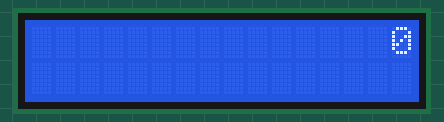
Simulated run of this program. Board: Raspberry Pi Pico running MicroPython. On the bench: 16×2 character LCD.

Above: at 0.1 s.
At 1.1 s:
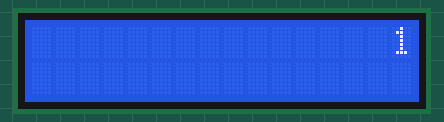
At 2.1 s:
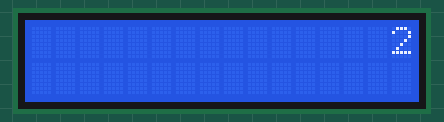
At 4.1 s:
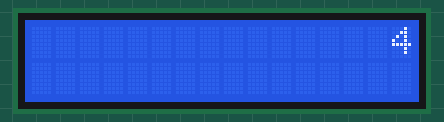
At 6.2 s:
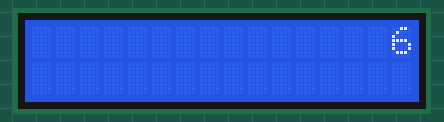
At 9.2 s:
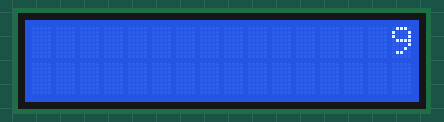

Measured:
- by itself, everything shown: repeats every 10.1 s, in 20 steps
- what the display in image 0 shows lasts 1.0 s, from 0.0 s to 1.0 s

The program:

05_ejemplo_04_mensaje_lcd_contador.py
```python
from machine import I2C, Pin
from pico_i2c_lcd import I2cLcd
import utime

i2c = I2C(0, scl=Pin(1), sda=Pin(0), freq=400000)

lcd = I2cLcd(i2c, 39, 2, 16)

contador=0

while True:
    lcd.move_to(15,0)
    lcd.putstr(str(contador))
    utime.sleep(1)
    lcd.clear()
    contador=contador+1
    if(contador > 9):
        contador = 0
```
